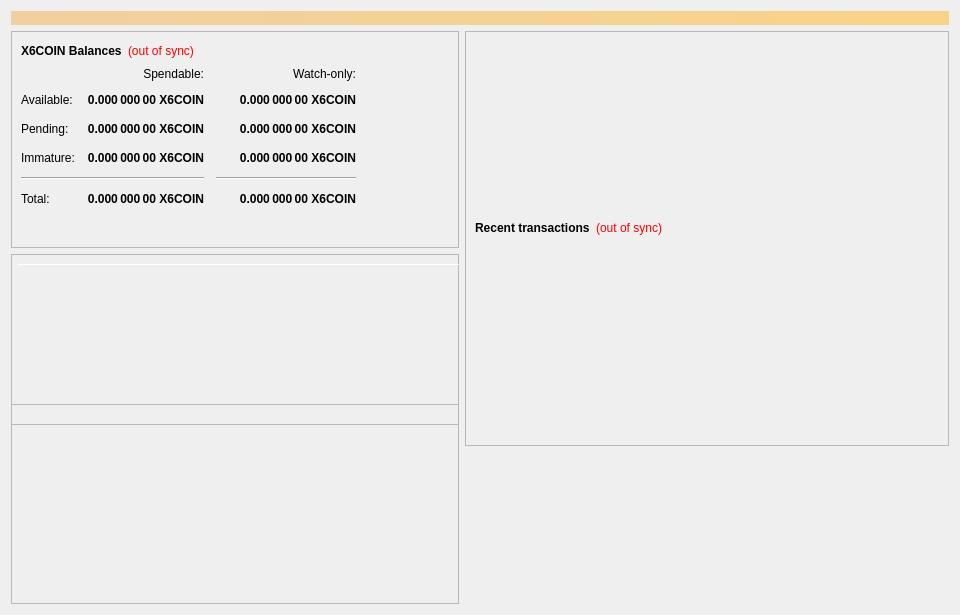
<?xml version="1.0" encoding="UTF-8"?>
<ui version="4.0">
 <class>OverviewPage</class>
 <widget class="QWidget" name="OverviewPage">
  <property name="geometry">
   <rect>
    <x>0</x>
    <y>0</y>
    <width>960</width>
    <height>615</height>
   </rect>
  </property>
  <property name="minimumSize">
   <size>
    <width>960</width>
    <height>0</height>
   </size>
  </property>
  <property name="windowTitle">
   <string>Form</string>
  </property>
  <layout class="QVBoxLayout" name="topLayout">
   <item>
    <widget class="QLabel" name="labelAlerts">
     <property name="visible">
      <bool>false</bool>
     </property>
     <property name="styleSheet">
      <string notr="true">background-color: qlineargradient(x1: 0, y1: 0, x2: 1, y2: 0, stop:0 #F0D0A0, stop:1 #F8D488); color:#000000;</string>
     </property>
     <property name="wordWrap">
      <bool>true</bool>
     </property>
     <property name="margin">
      <number>3</number>
     </property>
    </widget>
   </item>
   <item>
    <layout class="QHBoxLayout" name="horizontalLayout" stretch="1,1">
     <item>
      <layout class="QVBoxLayout" name="verticalLayout_2">
       <item>
        <widget class="QFrame" name="frame">
         <property name="frameShape">
          <enum>QFrame::StyledPanel</enum>
         </property>
         <property name="frameShadow">
          <enum>QFrame::Raised</enum>
         </property>
         <layout class="QVBoxLayout" name="verticalLayout_4">
          <item>
           <layout class="QHBoxLayout" name="horizontalLayout_4">
            <item>
             <widget class="QLabel" name="label_5">
              <property name="font">
               <font>
                <weight>75</weight>
                <bold>true</bold>
               </font>
              </property>
              <property name="text">
               <string>X6COIN Balances</string>
              </property>
             </widget>
            </item>
            <item>
             <widget class="QLabel" name="labelWalletStatus">
              <property name="cursor">
               <cursorShape>WhatsThisCursor</cursorShape>
              </property>
              <property name="toolTip">
               <string>The displayed information may be out of date. Your wallet automatically synchronizes with the X6Coin network after a connection is established, but this process has not completed yet.</string>
              </property>
              <property name="styleSheet">
               <string notr="true">QLabel { color: red; }</string>
              </property>
              <property name="text">
               <string notr="true">(out of sync)</string>
              </property>
              <property name="alignment">
               <set>Qt::AlignLeading|Qt::AlignLeft|Qt::AlignVCenter</set>
              </property>
             </widget>
            </item>
            <item>
             <spacer name="horizontalSpacer_3">
              <property name="orientation">
               <enum>Qt::Horizontal</enum>
              </property>
              <property name="sizeHint" stdset="0">
               <size>
                <width>40</width>
                <height>20</height>
               </size>
              </property>
             </spacer>
            </item>
           </layout>
          </item>
          <item>
           <layout class="QGridLayout" name="gridLayout">
            <property name="spacing">
             <number>12</number>
            </property>
            <item row="2" column="2">
             <widget class="QLabel" name="labelWatchPending">
              <property name="font">
               <font>
                <weight>75</weight>
                <bold>true</bold>
               </font>
              </property>
              <property name="cursor">
               <cursorShape>IBeamCursor</cursorShape>
              </property>
              <property name="toolTip">
               <string>Unconfirmed transactions to watch-only addresses</string>
              </property>
              <property name="text">
               <string notr="true">0.000 000 00 X6COIN</string>
              </property>
              <property name="alignment">
               <set>Qt::AlignRight|Qt::AlignTrailing|Qt::AlignVCenter</set>
              </property>
              <property name="textInteractionFlags">
               <set>Qt::LinksAccessibleByMouse|Qt::TextSelectableByKeyboard|Qt::TextSelectableByMouse</set>
              </property>
             </widget>
            </item>
            <item row="2" column="1">
             <widget class="QLabel" name="labelUnconfirmed">
              <property name="font">
               <font>
                <weight>75</weight>
                <bold>true</bold>
               </font>
              </property>
              <property name="cursor">
               <cursorShape>IBeamCursor</cursorShape>
              </property>
              <property name="toolTip">
               <string>Total of transactions that have yet to be confirmed, and do not yet count toward the spendable balance</string>
              </property>
              <property name="text">
               <string notr="true">0.000 000 00 X6COIN</string>
              </property>
              <property name="alignment">
               <set>Qt::AlignRight|Qt::AlignTrailing|Qt::AlignVCenter</set>
              </property>
              <property name="textInteractionFlags">
               <set>Qt::LinksAccessibleByMouse|Qt::TextSelectableByKeyboard|Qt::TextSelectableByMouse</set>
              </property>
             </widget>
            </item>
            <item row="3" column="2">
             <widget class="QLabel" name="labelWatchImmature">
              <property name="font">
               <font>
                <weight>75</weight>
                <bold>true</bold>
               </font>
              </property>
              <property name="cursor">
               <cursorShape>IBeamCursor</cursorShape>
              </property>
              <property name="toolTip">
               <string>Staked or masternode rewards in watch-only addresses that has not yet matured</string>
              </property>
              <property name="text">
               <string notr="true">0.000 000 00 X6COIN</string>
              </property>
              <property name="alignment">
               <set>Qt::AlignRight|Qt::AlignTrailing|Qt::AlignVCenter</set>
              </property>
              <property name="textInteractionFlags">
               <set>Qt::LinksAccessibleByMouse|Qt::TextSelectableByKeyboard|Qt::TextSelectableByMouse</set>
              </property>
             </widget>
            </item>
            <item row="4" column="0" colspan="2">
             <widget class="Line" name="lineSpendableBalance">
              <property name="orientation">
               <enum>Qt::Horizontal</enum>
              </property>
             </widget>
            </item>
            <item row="4" column="2">
             <widget class="Line" name="lineWatchBalance">
              <property name="sizePolicy">
               <sizepolicy hsizetype="Preferred" vsizetype="Fixed">
                <horstretch>0</horstretch>
                <verstretch>0</verstretch>
               </sizepolicy>
              </property>
              <property name="minimumSize">
               <size>
                <width>140</width>
                <height>0</height>
               </size>
              </property>
              <property name="orientation">
               <enum>Qt::Horizontal</enum>
              </property>
             </widget>
            </item>
            <item row="5" column="0">
             <widget class="QLabel" name="labelTotalText">
              <property name="text">
               <string>Total:</string>
              </property>
             </widget>
            </item>
            <item row="3" column="1">
             <widget class="QLabel" name="labelImmature">
              <property name="font">
               <font>
                <weight>75</weight>
                <bold>true</bold>
               </font>
              </property>
              <property name="cursor">
               <cursorShape>IBeamCursor</cursorShape>
              </property>
              <property name="toolTip">
               <string>Staked or masternode rewards that has not yet matured</string>
              </property>
              <property name="text">
               <string notr="true">0.000 000 00 X6COIN</string>
              </property>
              <property name="alignment">
               <set>Qt::AlignRight|Qt::AlignTrailing|Qt::AlignVCenter</set>
              </property>
              <property name="textInteractionFlags">
               <set>Qt::LinksAccessibleByMouse|Qt::TextSelectableByKeyboard|Qt::TextSelectableByMouse</set>
              </property>
             </widget>
            </item>
            <item row="2" column="3">
             <spacer name="horizontalSpacer_2">
              <property name="orientation">
               <enum>Qt::Horizontal</enum>
              </property>
              <property name="sizeHint" stdset="0">
               <size>
                <width>40</width>
                <height>20</height>
               </size>
              </property>
             </spacer>
            </item>
            <item row="3" column="0">
             <widget class="QLabel" name="labelImmatureText">
              <property name="text">
               <string>Immature:</string>
              </property>
             </widget>
            </item>
            <item row="5" column="1">
             <widget class="QLabel" name="labelTotal">
              <property name="font">
               <font>
                <weight>75</weight>
                <bold>true</bold>
               </font>
              </property>
              <property name="cursor">
               <cursorShape>IBeamCursor</cursorShape>
              </property>
              <property name="toolTip">
               <string>Your current total balance</string>
              </property>
              <property name="text">
               <string notr="true">0.000 000 00 X6COIN</string>
              </property>
              <property name="alignment">
               <set>Qt::AlignRight|Qt::AlignTrailing|Qt::AlignVCenter</set>
              </property>
              <property name="textInteractionFlags">
               <set>Qt::LinksAccessibleByMouse|Qt::TextSelectableByKeyboard|Qt::TextSelectableByMouse</set>
              </property>
             </widget>
            </item>
            <item row="5" column="2">
             <widget class="QLabel" name="labelWatchTotal">
              <property name="font">
               <font>
                <weight>75</weight>
                <bold>true</bold>
               </font>
              </property>
              <property name="cursor">
               <cursorShape>IBeamCursor</cursorShape>
              </property>
              <property name="toolTip">
               <string>Current total balance in watch-only addresses</string>
              </property>
              <property name="text">
               <string notr="true">0.000 000 00 X6COIN</string>
              </property>
              <property name="alignment">
               <set>Qt::AlignRight|Qt::AlignTrailing|Qt::AlignVCenter</set>
              </property>
              <property name="textInteractionFlags">
               <set>Qt::LinksAccessibleByMouse|Qt::TextSelectableByKeyboard|Qt::TextSelectableByMouse</set>
              </property>
             </widget>
            </item>
            <item row="0" column="2">
             <widget class="QLabel" name="labelWatchonly">
              <property name="text">
               <string>Watch-only:</string>
              </property>
              <property name="alignment">
               <set>Qt::AlignRight|Qt::AlignTrailing|Qt::AlignVCenter</set>
              </property>
             </widget>
            </item>
            <item row="1" column="0">
             <widget class="QLabel" name="labelBalanceText">
              <property name="text">
               <string>Available:</string>
              </property>
             </widget>
            </item>
            <item row="1" column="1">
             <widget class="QLabel" name="labelBalance">
              <property name="font">
               <font>
                <weight>75</weight>
                <bold>true</bold>
               </font>
              </property>
              <property name="cursor">
               <cursorShape>IBeamCursor</cursorShape>
              </property>
              <property name="toolTip">
               <string>Your current spendable balance</string>
              </property>
              <property name="text">
               <string notr="true">0.000 000 00 X6COIN</string>
              </property>
              <property name="alignment">
               <set>Qt::AlignRight|Qt::AlignTrailing|Qt::AlignVCenter</set>
              </property>
              <property name="textInteractionFlags">
               <set>Qt::LinksAccessibleByMouse|Qt::TextSelectableByKeyboard|Qt::TextSelectableByMouse</set>
              </property>
             </widget>
            </item>
            <item row="1" column="2">
             <widget class="QLabel" name="labelWatchAvailable">
              <property name="font">
               <font>
                <weight>75</weight>
                <bold>true</bold>
               </font>
              </property>
              <property name="cursor">
               <cursorShape>IBeamCursor</cursorShape>
              </property>
              <property name="toolTip">
               <string>Your current balance in watch-only addresses</string>
              </property>
              <property name="text">
               <string notr="true">0.000 000 00 X6COIN</string>
              </property>
              <property name="alignment">
               <set>Qt::AlignRight|Qt::AlignTrailing|Qt::AlignVCenter</set>
              </property>
              <property name="textInteractionFlags">
               <set>Qt::LinksAccessibleByMouse|Qt::TextSelectableByKeyboard|Qt::TextSelectableByMouse</set>
              </property>
             </widget>
            </item>
            <item row="2" column="0">
             <widget class="QLabel" name="labelPendingText">
              <property name="text">
               <string>Pending:</string>
              </property>
             </widget>
            </item>
            <item row="0" column="1">
             <widget class="QLabel" name="labelSpendable">
              <property name="text">
               <string>Spendable:</string>
              </property>
              <property name="alignment">
               <set>Qt::AlignRight|Qt::AlignTrailing|Qt::AlignVCenter</set>
              </property>
             </widget>
            </item>
           </layout>
          </item>
          <item>
           <spacer name="verticalSpacer_4">
            <property name="orientation">
             <enum>Qt::Vertical</enum>
            </property>
            <property name="sizeHint" stdset="0">
             <size>
              <width>20</width>
              <height>40</height>
             </size>
            </property>
           </spacer>
          </item>
         </layout>
        </widget>
       </item>
       <item>
        <widget class="QFrame" name="frameObfuscation">
         <property name="minimumSize">
          <size>
           <width>0</width>
           <height>350</height>
          </size>
         </property>
         <property name="layoutDirection">
          <enum>Qt::LeftToRight</enum>
         </property>
         <property name="frameShape">
          <enum>QFrame::StyledPanel</enum>
         </property>
         <property name="frameShadow">
          <enum>QFrame::Raised</enum>
         </property>
         <widget class="QPushButton" name="runAutoDenom">
          <property name="geometry">
           <rect>
            <x>251</x>
            <y>17</y>
            <width>1</width>
            <height>1</height>
           </rect>
          </property>
          <property name="palette">
           <palette>
            <active>
             <colorrole role="WindowText">
              <brush brushstyle="SolidPattern">
               <color alpha="255">
                <red>0</red>
                <green>0</green>
                <blue>0</blue>
               </color>
              </brush>
             </colorrole>
             <colorrole role="Button">
              <brush brushstyle="SolidPattern">
               <color alpha="255">
                <red>239</red>
                <green>238</green>
                <blue>238</blue>
               </color>
              </brush>
             </colorrole>
             <colorrole role="Light">
              <brush brushstyle="SolidPattern">
               <color alpha="255">
                <red>255</red>
                <green>255</green>
                <blue>255</blue>
               </color>
              </brush>
             </colorrole>
             <colorrole role="Midlight">
              <brush brushstyle="SolidPattern">
               <color alpha="255">
                <red>247</red>
                <green>246</green>
                <blue>246</blue>
               </color>
              </brush>
             </colorrole>
             <colorrole role="Dark">
              <brush brushstyle="SolidPattern">
               <color alpha="255">
                <red>119</red>
                <green>119</green>
                <blue>119</blue>
               </color>
              </brush>
             </colorrole>
             <colorrole role="Mid">
              <brush brushstyle="SolidPattern">
               <color alpha="255">
                <red>159</red>
                <green>159</green>
                <blue>159</blue>
               </color>
              </brush>
             </colorrole>
             <colorrole role="Text">
              <brush brushstyle="SolidPattern">
               <color alpha="255">
                <red>0</red>
                <green>0</green>
                <blue>0</blue>
               </color>
              </brush>
             </colorrole>
             <colorrole role="BrightText">
              <brush brushstyle="SolidPattern">
               <color alpha="255">
                <red>255</red>
                <green>255</green>
                <blue>255</blue>
               </color>
              </brush>
             </colorrole>
             <colorrole role="ButtonText">
              <brush brushstyle="SolidPattern">
               <color alpha="255">
                <red>0</red>
                <green>0</green>
                <blue>0</blue>
               </color>
              </brush>
             </colorrole>
             <colorrole role="Base">
              <brush brushstyle="SolidPattern">
               <color alpha="255">
                <red>255</red>
                <green>255</green>
                <blue>255</blue>
               </color>
              </brush>
             </colorrole>
             <colorrole role="Window">
              <brush brushstyle="SolidPattern">
               <color alpha="255">
                <red>239</red>
                <green>238</green>
                <blue>238</blue>
               </color>
              </brush>
             </colorrole>
             <colorrole role="Shadow">
              <brush brushstyle="SolidPattern">
               <color alpha="255">
                <red>0</red>
                <green>0</green>
                <blue>0</blue>
               </color>
              </brush>
             </colorrole>
             <colorrole role="AlternateBase">
              <brush brushstyle="SolidPattern">
               <color alpha="255">
                <red>247</red>
                <green>246</green>
                <blue>246</blue>
               </color>
              </brush>
             </colorrole>
             <colorrole role="ToolTipBase">
              <brush brushstyle="SolidPattern">
               <color alpha="255">
                <red>255</red>
                <green>255</green>
                <blue>220</blue>
               </color>
              </brush>
             </colorrole>
             <colorrole role="ToolTipText">
              <brush brushstyle="SolidPattern">
               <color alpha="255">
                <red>0</red>
                <green>0</green>
                <blue>0</blue>
               </color>
              </brush>
             </colorrole>
            </active>
            <inactive>
             <colorrole role="WindowText">
              <brush brushstyle="SolidPattern">
               <color alpha="255">
                <red>0</red>
                <green>0</green>
                <blue>0</blue>
               </color>
              </brush>
             </colorrole>
             <colorrole role="Button">
              <brush brushstyle="SolidPattern">
               <color alpha="255">
                <red>239</red>
                <green>238</green>
                <blue>238</blue>
               </color>
              </brush>
             </colorrole>
             <colorrole role="Light">
              <brush brushstyle="SolidPattern">
               <color alpha="255">
                <red>255</red>
                <green>255</green>
                <blue>255</blue>
               </color>
              </brush>
             </colorrole>
             <colorrole role="Midlight">
              <brush brushstyle="SolidPattern">
               <color alpha="255">
                <red>247</red>
                <green>246</green>
                <blue>246</blue>
               </color>
              </brush>
             </colorrole>
             <colorrole role="Dark">
              <brush brushstyle="SolidPattern">
               <color alpha="255">
                <red>119</red>
                <green>119</green>
                <blue>119</blue>
               </color>
              </brush>
             </colorrole>
             <colorrole role="Mid">
              <brush brushstyle="SolidPattern">
               <color alpha="255">
                <red>159</red>
                <green>159</green>
                <blue>159</blue>
               </color>
              </brush>
             </colorrole>
             <colorrole role="Text">
              <brush brushstyle="SolidPattern">
               <color alpha="255">
                <red>0</red>
                <green>0</green>
                <blue>0</blue>
               </color>
              </brush>
             </colorrole>
             <colorrole role="BrightText">
              <brush brushstyle="SolidPattern">
               <color alpha="255">
                <red>255</red>
                <green>255</green>
                <blue>255</blue>
               </color>
              </brush>
             </colorrole>
             <colorrole role="ButtonText">
              <brush brushstyle="SolidPattern">
               <color alpha="255">
                <red>0</red>
                <green>0</green>
                <blue>0</blue>
               </color>
              </brush>
             </colorrole>
             <colorrole role="Base">
              <brush brushstyle="SolidPattern">
               <color alpha="255">
                <red>255</red>
                <green>255</green>
                <blue>255</blue>
               </color>
              </brush>
             </colorrole>
             <colorrole role="Window">
              <brush brushstyle="SolidPattern">
               <color alpha="255">
                <red>239</red>
                <green>238</green>
                <blue>238</blue>
               </color>
              </brush>
             </colorrole>
             <colorrole role="Shadow">
              <brush brushstyle="SolidPattern">
               <color alpha="255">
                <red>0</red>
                <green>0</green>
                <blue>0</blue>
               </color>
              </brush>
             </colorrole>
             <colorrole role="AlternateBase">
              <brush brushstyle="SolidPattern">
               <color alpha="255">
                <red>247</red>
                <green>246</green>
                <blue>246</blue>
               </color>
              </brush>
             </colorrole>
             <colorrole role="ToolTipBase">
              <brush brushstyle="SolidPattern">
               <color alpha="255">
                <red>255</red>
                <green>255</green>
                <blue>220</blue>
               </color>
              </brush>
             </colorrole>
             <colorrole role="ToolTipText">
              <brush brushstyle="SolidPattern">
               <color alpha="255">
                <red>0</red>
                <green>0</green>
                <blue>0</blue>
               </color>
              </brush>
             </colorrole>
            </inactive>
            <disabled>
             <colorrole role="WindowText">
              <brush brushstyle="SolidPattern">
               <color alpha="255">
                <red>119</red>
                <green>119</green>
                <blue>119</blue>
               </color>
              </brush>
             </colorrole>
             <colorrole role="Button">
              <brush brushstyle="SolidPattern">
               <color alpha="255">
                <red>239</red>
                <green>238</green>
                <blue>238</blue>
               </color>
              </brush>
             </colorrole>
             <colorrole role="Light">
              <brush brushstyle="SolidPattern">
               <color alpha="255">
                <red>255</red>
                <green>255</green>
                <blue>255</blue>
               </color>
              </brush>
             </colorrole>
             <colorrole role="Midlight">
              <brush brushstyle="SolidPattern">
               <color alpha="255">
                <red>247</red>
                <green>246</green>
                <blue>246</blue>
               </color>
              </brush>
             </colorrole>
             <colorrole role="Dark">
              <brush brushstyle="SolidPattern">
               <color alpha="255">
                <red>119</red>
                <green>119</green>
                <blue>119</blue>
               </color>
              </brush>
             </colorrole>
             <colorrole role="Mid">
              <brush brushstyle="SolidPattern">
               <color alpha="255">
                <red>159</red>
                <green>159</green>
                <blue>159</blue>
               </color>
              </brush>
             </colorrole>
             <colorrole role="Text">
              <brush brushstyle="SolidPattern">
               <color alpha="255">
                <red>119</red>
                <green>119</green>
                <blue>119</blue>
               </color>
              </brush>
             </colorrole>
             <colorrole role="BrightText">
              <brush brushstyle="SolidPattern">
               <color alpha="255">
                <red>255</red>
                <green>255</green>
                <blue>255</blue>
               </color>
              </brush>
             </colorrole>
             <colorrole role="ButtonText">
              <brush brushstyle="SolidPattern">
               <color alpha="255">
                <red>119</red>
                <green>119</green>
                <blue>119</blue>
               </color>
              </brush>
             </colorrole>
             <colorrole role="Base">
              <brush brushstyle="SolidPattern">
               <color alpha="255">
                <red>239</red>
                <green>238</green>
                <blue>238</blue>
               </color>
              </brush>
             </colorrole>
             <colorrole role="Window">
              <brush brushstyle="SolidPattern">
               <color alpha="255">
                <red>239</red>
                <green>238</green>
                <blue>238</blue>
               </color>
              </brush>
             </colorrole>
             <colorrole role="Shadow">
              <brush brushstyle="SolidPattern">
               <color alpha="255">
                <red>0</red>
                <green>0</green>
                <blue>0</blue>
               </color>
              </brush>
             </colorrole>
             <colorrole role="AlternateBase">
              <brush brushstyle="SolidPattern">
               <color alpha="255">
                <red>239</red>
                <green>238</green>
                <blue>238</blue>
               </color>
              </brush>
             </colorrole>
             <colorrole role="ToolTipBase">
              <brush brushstyle="SolidPattern">
               <color alpha="255">
                <red>255</red>
                <green>255</green>
                <blue>220</blue>
               </color>
              </brush>
             </colorrole>
             <colorrole role="ToolTipText">
              <brush brushstyle="SolidPattern">
               <color alpha="255">
                <red>0</red>
                <green>0</green>
                <blue>0</blue>
               </color>
              </brush>
             </colorrole>
            </disabled>
           </palette>
          </property>
          <property name="focusPolicy">
           <enum>Qt::NoFocus</enum>
          </property>
          <property name="autoFillBackground">
           <bool>true</bool>
          </property>
          <property name="text">
           <string/>
          </property>
          <property name="flat">
           <bool>true</bool>
          </property>
         </widget>
         <widget class="Line" name="line">
          <property name="geometry">
           <rect>
            <x>7</x>
            <y>10</y>
            <width>451</width>
            <height>1</height>
           </rect>
          </property>
          <property name="orientation">
           <enum>Qt::Horizontal</enum>
          </property>
         </widget>
         <widget class="QFrame" name="frame_3">
          <property name="geometry">
           <rect>
            <x>0</x>
            <y>150</y>
            <width>465</width>
            <height>201</height>
           </rect>
          </property>
          <property name="frameShape">
           <enum>QFrame::StyledPanel</enum>
          </property>
          <property name="frameShadow">
           <enum>QFrame::Raised</enum>
          </property>
         </widget>
         <widget class="QFrame" name="frame_4">
          <property name="geometry">
           <rect>
            <x>0</x>
            <y>0</y>
            <width>465</width>
            <height>171</height>
           </rect>
          </property>
          <property name="frameShape">
           <enum>QFrame::StyledPanel</enum>
          </property>
          <property name="frameShadow">
           <enum>QFrame::Raised</enum>
          </property>
         </widget>
        </widget>
       </item>
      </layout>
     </item>
     <item>
      <layout class="QVBoxLayout" name="verticalLayout_3">
       <item>
        <widget class="QFrame" name="frame_2">
         <property name="frameShape">
          <enum>QFrame::StyledPanel</enum>
         </property>
         <property name="frameShadow">
          <enum>QFrame::Raised</enum>
         </property>
         <layout class="QVBoxLayout" name="verticalLayout">
          <item>
           <spacer name="verticalSpacer_3">
            <property name="orientation">
             <enum>Qt::Vertical</enum>
            </property>
            <property name="sizeType">
             <enum>QSizePolicy::Fixed</enum>
            </property>
            <property name="sizeHint" stdset="0">
             <size>
              <width>20</width>
              <height>75</height>
             </size>
            </property>
           </spacer>
          </item>
          <item>
           <widget class="QLabel" name="labelOverviewHeaderRight">
            <property name="minimumSize">
             <size>
              <width>464</width>
              <height>96</height>
             </size>
            </property>
            <property name="maximumSize">
             <size>
              <width>16777215</width>
              <height>96</height>
             </size>
            </property>
            <property name="alignment">
             <set>Qt::AlignCenter</set>
            </property>
            <property name="margin">
             <number>5</number>
            </property>
           </widget>
          </item>
          <item>
           <layout class="QHBoxLayout" name="horizontalLayout_2">
            <item>
             <widget class="QLabel" name="label_4">
              <property name="font">
               <font>
                <weight>75</weight>
                <bold>true</bold>
               </font>
              </property>
              <property name="text">
               <string>Recent transactions</string>
              </property>
             </widget>
            </item>
            <item>
             <widget class="QLabel" name="labelTransactionsStatus">
              <property name="cursor">
               <cursorShape>WhatsThisCursor</cursorShape>
              </property>
              <property name="toolTip">
               <string>The displayed information may be out of date. Your wallet automatically synchronizes with the X6Coin network after a connection is established, but this process has not completed yet.</string>
              </property>
              <property name="styleSheet">
               <string notr="true">QLabel { color: red; }</string>
              </property>
              <property name="text">
               <string notr="true">(out of sync)</string>
              </property>
              <property name="alignment">
               <set>Qt::AlignRight|Qt::AlignTrailing|Qt::AlignVCenter</set>
              </property>
             </widget>
            </item>
            <item>
             <spacer name="horizontalSpacer">
              <property name="orientation">
               <enum>Qt::Horizontal</enum>
              </property>
              <property name="sizeHint" stdset="0">
               <size>
                <width>40</width>
                <height>20</height>
               </size>
              </property>
             </spacer>
            </item>
           </layout>
          </item>
          <item>
           <widget class="QListView" name="listTransactions">
            <property name="styleSheet">
             <string notr="true">QListView { background: transparent; }</string>
            </property>
            <property name="frameShape">
             <enum>QFrame::NoFrame</enum>
            </property>
            <property name="verticalScrollBarPolicy">
             <enum>Qt::ScrollBarAlwaysOff</enum>
            </property>
            <property name="horizontalScrollBarPolicy">
             <enum>Qt::ScrollBarAlwaysOff</enum>
            </property>
            <property name="selectionMode">
             <enum>QAbstractItemView::NoSelection</enum>
            </property>
           </widget>
          </item>
         </layout>
        </widget>
       </item>
       <item>
        <spacer name="verticalSpacer_2">
         <property name="orientation">
          <enum>Qt::Vertical</enum>
         </property>
         <property name="sizeType">
          <enum>QSizePolicy::Expanding</enum>
         </property>
         <property name="sizeHint" stdset="0">
          <size>
           <width>20</width>
           <height>40</height>
          </size>
         </property>
        </spacer>
       </item>
      </layout>
     </item>
    </layout>
   </item>
  </layout>
 </widget>
 <resources/>
 <connections/>
</ui>
